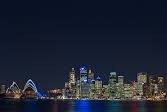
#> input picture part2/input/1/0.jpeg, 167 x 112 px; its folder holds only this picture in this run
$ python script.py
#> lines starting #> are read from the running program, lines starting #| are printed output that depends on the picture
import numpy as np
import cv2
import imutils
import os

SOURCE_DIR = 'input'
RESULT_DIR = 'output'

# [66 lines left out: functions match_keypoints, draw_matches, stitch_images, not called in this run]

def create_panorama(input_path, output_path):
#> called with input_path = 'input/1', output_path = 'output/1'
    image_files = [os.path.join(input_path, f) for f in os.listdir(input_path)]
    image_files.sort(key=lambda x: int(os.path.splitext(os.path.basename(x))[0]))

    if not image_files:
        print(f"No images found in {input_path}")
        return

    os.makedirs(output_path, exist_ok=True)

    base_img = cv2.imread(image_files[0])
#> base_img is the input picture: shape (112, 167, 3); mean B, G, R 50.4, 35.3, 29.3
    base_img = imutils.resize(base_img, width=200)
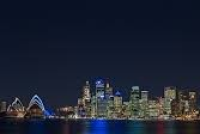
#> base_img: shape (134, 200, 3); mean B, G, R 50.4, 35.2, 29.2

    for idx in range(1, len(image_files)):
        next_img = cv2.imread(image_files[idx])
        next_img = imutils.resize(next_img, width=200)

        result = stitch_images([base_img, next_img], display_matches=True)
        if result:
            base_img, match_vis = result
            cv2.imwrite(os.path.join(output_path, f"match_vis_{idx}.jpg"), match_vis)

    cv2.imwrite(os.path.join(output_path, "final_panorama.jpg"), base_img)

# Process all subdirectories in source folder
for subdir in os.listdir(SOURCE_DIR):
    dir_path = os.path.join(SOURCE_DIR, subdir)
    if os.path.isdir(dir_path):
        result_dir = os.path.join(RESULT_DIR, subdir)
        create_panorama(dir_path, result_dir)
